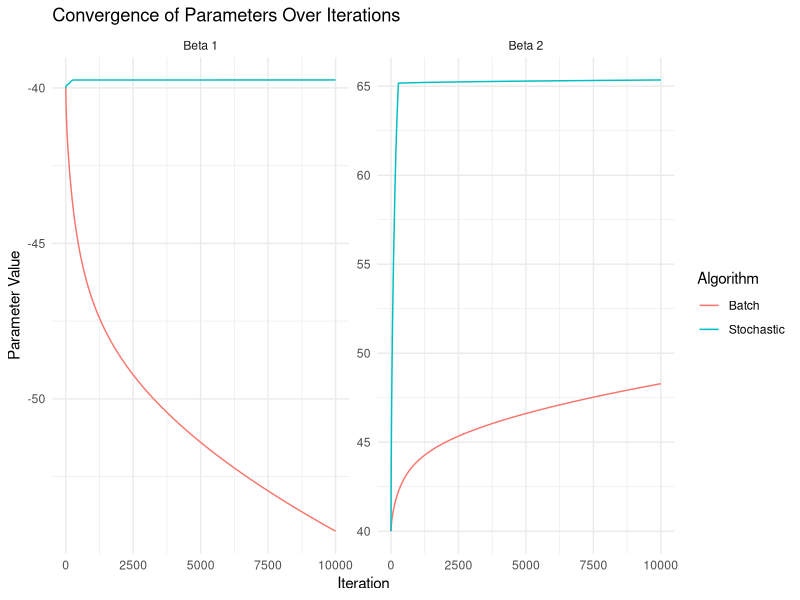

R code for this plot:
## ---- chunk 1
knitr::opts_chunk$set(echo = TRUE)
## ---- chunk 2
x <- c(1.6907, 1.7242, 1.7552, 1.7842, 1.8113, 1.8369, 1.8610, 1.8839)
n1 <- c(6 ,13,18,28,52,53,61,60)
n0 <- c(59,60,62,56,63,59,62,60) - n1
## ---- chunk 3
library(ggplot2)
library(tidyr)
library(dplyr)

##data

x <- c(1.6907, 1.7242, 1.7552, 1.7842, 1.8113, 1.8369, 1.8610, 1.8839)
x_scaled <- (x-mean(x))/sd(x)
n1 <- c(6 ,13,18,28,52,53,61,60)
n0 <- c(59,60,62,56,63,59,62,60) - n1

## general

logistic <- function(z) {
  return(ifelse(z >= 0, 
                1 / (1 + exp(-z)), 
                exp(z) / (1 + exp(z))))
}

prob <- function(beta) {
  z <- beta[1] + beta[2]*x_scaled
  return(logistic(z))
}


log_lik <- function(beta) {
  p <- prob(beta)
  return(sum(n1*log(p+eps)+ n0*log(1-p+eps)))
}

## Score

U <- function(beta) {
  U <- matrix(nrow=2, ncol=1)
  p <- prob(beta)
  U[1] <- sum(n1*(1-p)-n0*p)
  U[2] <- sum(x*(n1*(1-p)-n0*p))
  return(U)
}


stoch_U <- function(beta, index) {
  G <- matrix(nrow=2, ncol=1)
  p <- prob(beta)
  w1 <- n1*(1-p)-n0*p
  w2 <- x*(n1*(1-p)-n0*p)
  G[1] <- sum(w1[index])
  G[2] <- sum(w2[index])
  return(G)
}

##Fisher Information

stoch_I <- function(beta, index) {
  com <- matrix(ncol=2, nrow=2)
  p <- prob(beta)
  v1 <- x^2*(n1*(1-p)/(p+eps) - (n0*p)/(1-p+eps))
  v2 <- -x*n1*(1-p)/(p+eps) - n0*p/(1-p+eps)
  v3 <- v2
  v4 <- n1*(1-p)/(p+eps) - n0*p/(1-p+eps)
  com[1,1] <- sum(v1[index])
  com[1,2] <- sum(v2[index])
  com[2,1] <- com[1,2]
  com[2,2] <- sum(v3[index])
  det <- com[1,1]*com[2,2] - com[1,2]^2
  if (abs(det) < 1e-6) {
    warning("Déterminant trop petit, inversion instable")
    det <- diag(2)*1e6
  }
  return(com/(det+eps))
}

I <- function(beta) {
  com <- matrix(ncol=2, nrow=2)
  p <- prob(beta)
  com[1,1] <- sum(x^2*(n1*(1-p)/(p+eps) - (n0*p)/(1-p+eps)))
  com[1,2] <- -sum(x*(n1*(1-p)/(p+eps) - n0*p/(1-p+eps)))
  com[2,1] <- com[1,2]
  com[2,2] <- sum(n1*(1-p)/(p+eps) - n0*p/(1-p+eps))
  det <- (com[1,1]*com[2,2] - com[1,2]^2)
  if (abs(det) < 1e-6) {
    warning("Déterminant trop petit, inversion instable")
    det <- diag(2)*1e6
  }
  return(com/(det+eps))
}

## EMV Algo

EMV_algo <- function(beta, n) {
  ll_old <- log_lik(beta)
  step <- 1
  if (n > 20000) {
    param <- sqrt(lambda/n)
  } else {
    param <- lambda/sqrt(n)
  }
  for (i in 1:10) {
    beta_check <- beta + param*step*(I(beta)%*%U(beta))
    ll_new <- log_lik(beta_check)
    if (all(is.finite(beta_check)) && ll_new >= ll_old) {
      break
    }
    step <- step / 2
  }
  beta_star <- beta_check
  return(beta_star)
}

EMV_algo_stoch <- function(beta, n, index) {
  ll_old <- log_lik(beta)
  step <- 1
  if (n > 20000) {
    param <- sqrt(lambda/n)
  } else {
    param <- lambda/sqrt(n)
  }
  for (i in 1:10) {
    beta_check <- beta + param*step*(stoch_I(beta, index)%*%stoch_U(beta, index))
    ll_new <- log_lik(beta_check)
    if (all(is.finite(beta_check)) && ll_new >= ll_old) {
      break
    }
    step <- step / 2
  }
  beta_star <- beta_check
  return(beta_star)
}

##EMV call

resu_EMV_Batch <- function(beta_H1, beta_H2) {
  for (j in 2:N) {
  resu <- EMV_algo(c(beta_H1[j-1],beta_H2[j-1]),j)
  beta_H1[j] <- resu[1]
  beta_H2[j] <- resu[2]
  
  if (sqrt(sum((resu - c(beta_H1[j-1],beta_H2[j-1]))^2))< nu) {
    message("Convergence atteinte à l'itération ", j)
    break
  }
  }
  return(c(beta_H1, beta_H2))
}

resu_EMV_SG <- function(beta_H1S, beta_H2S) {
  for (j in 2:N) {
  index <- sample(length(x), floor(3*length(x)/4))
  resuS <- EMV_algo_stoch(c(beta_H1S[j-1],beta_H2S[j-1]), j, index)
  beta_H1S[j] <- resuS[1]
  beta_H2S[j] <- resuS[2]
  if (sqrt(sum((resuS - c(beta_H1S[j-1],beta_H2S[j-1]))^2))< nu) {
    message("Convergence atteinte à l'itération ", j)
    break
    }
  }
 return(c(beta_H1S, beta_H2S)) 
}

####EMV calling

##params
eps <- 1e-8
lambda <- 1e8
nu <- 1e-6
N <- 10000
beta_1_init <- -40
beta_2_init <- 40

beta_H1S <- rep(NA, N)
beta_H1S[1] <- beta_1_init
beta_H2S <- rep(NA, N)
beta_H2S[1] <- beta_2_init

beta_H1 <- rep(NA, N)
beta_H1[1] <- beta_1_init
beta_H2 <- rep(NA, N)
beta_H2[1] <- beta_2_init

EMV_output <- resu_EMV_Batch(beta_H1, beta_H2)
beta_H1 <- EMV_output[1:N]
beta_H2 <- EMV_output[(N+1):(2*N)]
EMV_output_sg <- resu_EMV_SG(beta_H1S, beta_H2S)
beta_H1S <- EMV_output_sg[1:N]
beta_H2S <- EMV_output_sg[(N+1):(2*N)]

###Plot

df <- data.frame(
  iter = 1:N,
  beta_H1 = beta_H1,
  beta_H2 = beta_H2,
  beta_H1S = beta_H1S,
  beta_H2S = beta_H2S
)

df_long <- df %>%
  pivot_longer(cols = -iter, names_to = c("param", "method"), 
               names_pattern = "(beta_H1|beta_H2)(S?)",
               values_to = "value") %>%
  mutate(
    param = recode(param, beta_H1 = "Beta 1", beta_H2 = "Beta 2"),
    method = ifelse(method == "S", "Stochastic", "Batch")
  )

ggplot(df_long, aes(x = iter, y = value, color = method)) +
  geom_line() +
  facet_wrap(~param, scales = "free_y") +
  theme_minimal() +
  labs(
    title = "Convergence of Parameters Over Iterations",
    x = "Iteration",
    y = "Parameter Value",
    color = "Algorithm"
  )

c(c(beta_H1[N], beta_H2[N]), c(beta_H1S[N], beta_H2S[N]))
## ---- chunk 4
x <- c(1.6907, 1.7242, 1.7552, 1.7842, 1.8113, 1.8369, 1.8610, 1.8839)
n1 <- c(6 ,13,18,28,52,53,61,60)
n0 <- c(59,60,62,56,63,59,62,60) - n1
set.seed(123)
prob <- function(beta) {
  return(exp(beta[1]+beta[2]*x)/(1+exp(beta[1]+beta[2]*x)))
}

neg_lk <- function(beta) {
  return(-sum(n1*log(prob(beta))+n0*log(1-prob(beta))))
}
N <- 100
resu1 <- rep(NA, N)
resu2 <- rep(NA, N)
for (j in 1:N) {
  param <- runif(2, -100, 100)
  emv <- nlm(neg_lk, p=param)
  resu1[j] <- emv$estimate[1]
  resu2[j] <- emv$estimate[2]
}
fit <- glm(cbind(n1, n0) ~ x, family = binomial(link = "logit"))
coef(fit)
mean(c(resu1 - coef(fit)[1],resu2-coef(fit)[2]))
var(c(resu1 - coef(fit)[1],resu2-coef(fit)[2]))
## ---- chunk 5
x<-c(1.6907, 1.7242, 1.7552, 1.7842, 1.8113, 1.8369, 1.8610, 1.8839)

step_F <- function(beta) {
  com <- matrix(ncol=2, nrow=2)
  com[1,1] <- sum(x^2*exp(beta[1] + beta[2]*x))
  com[1,2] <- -sum(x*exp(beta[1] + beta[2]*x))
  com[2,1] <- com[1,2]
  com[2,2] <- sum(exp(beta[1] + beta[2]*x))
  det <- (com[1,1]*com[2,2] - com[1,2]^2)
  return(com/det)
}

step_S <- function(beta) {
  U <- matrix(nrow=2, ncol=1)
  U[1] <- sum(1/(1+exp(beta[1]+beta[2]*x)))
  U[2] <- sum(x/(1+exp(beta[1]+beta[2]*x)))
  return(U)
}

EMV_algo <- function(beta) {
  return(beta + step_F(beta)%*%step_S(beta))
}
N <- 100
beta_H1 <- rep(NA, N)
beta_H1[1] <- 2.5
beta_H2 <- rep(NA, N)
beta_H2[1] <- 5
for (j in 2:N) {
  beta_H1[j] <- EMV_algo(c(beta_H1[j-1],beta_H2[j-1]))[1]
  beta_H2[j] <- EMV_algo(c(beta_H2[j-1],beta_H2[j-1]))[2]
}
c(beta_H1[N], beta_H2[N])
## ---- chunk 6
x<-c(1.6907, 1.7242, 1.7552, 1.7842, 1.8113, 1.8369, 1.8610, 1.8839)

step_F <- function(beta) {
  com <- matrix(ncol=2, nrow=2)
  com[1,1] <- sum(x^2*exp(beta[1] + beta[2]*x))
  com[1,2] <- -sum(x*exp(beta[1] + beta[2]*x))
  com[2,1] <- com[1,2]
  com[2,2] <- sum(exp(beta[1] + beta[2]*x))
  det <- (com[1,1]*com[2,2] - com[1,2]^2)
  return(com/det)
}

step_S <- function(beta) {
  U <- matrix(nrow=2, ncol=1)
  U[1] <- sum(1/(1+exp(beta[1]+beta[2]*x)))
  U[2] <- sum(x/(1+exp(beta[1]+beta[2]*x)))
  return(U)
}

EMV_algo <- function(beta) {
  return(beta + step_F(beta)%*%step_S(beta))
}
N <- 100
beta_H1 <- rep(NA, N)
beta_H1[1] <- 2.5
beta_H2 <- rep(NA, N)
beta_H2[1] <- 5
for (j in 2:N) {
  beta_H1[j] <- EMV_algo(c(beta_H1[j-1],beta_H2[j-1]))[1]
  beta_H2[j] <- EMV_algo(c(beta_H2[j-1],beta_H2[j-1]))[2]
}
c(beta_H1[N], beta_H2[N])
